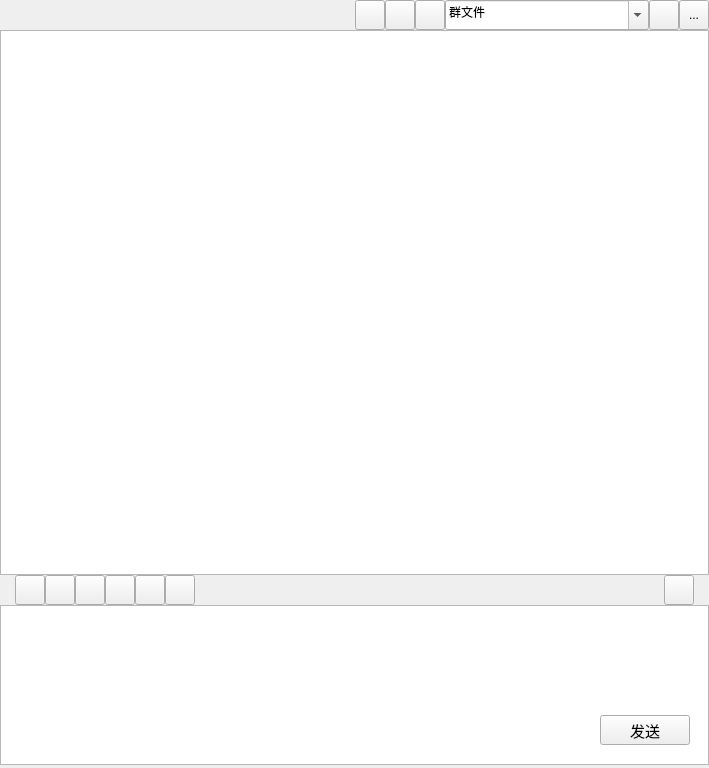
<?xml version="1.0" encoding="UTF-8"?>
<ui version="4.0">
 <class>MainWindow</class>
 <widget class="QMainWindow" name="MainWindow">
  <property name="geometry">
   <rect>
    <x>0</x>
    <y>0</y>
    <width>709</width>
    <height>768</height>
   </rect>
  </property>
  <property name="sizePolicy">
   <sizepolicy hsizetype="Expanding" vsizetype="Expanding">
    <horstretch>0</horstretch>
    <verstretch>0</verstretch>
   </sizepolicy>
  </property>
  <property name="minimumSize">
   <size>
    <width>0</width>
    <height>0</height>
   </size>
  </property>
  <property name="maximumSize">
   <size>
    <width>12121212</width>
    <height>16777215</height>
   </size>
  </property>
  <property name="windowTitle">
   <string>MainWindow</string>
  </property>
  <property name="toolTipDuration">
   <number>-5</number>
  </property>
  <property name="locale">
   <locale language="Chinese" country="China"/>
  </property>
  <widget class="QWidget" name="main_layout">
   <layout class="QVBoxLayout" name="verticalLayout" stretch="1,10,1,3">
    <property name="spacing">
     <number>0</number>
    </property>
    <property name="leftMargin">
     <number>0</number>
    </property>
    <property name="topMargin">
     <number>0</number>
    </property>
    <property name="rightMargin">
     <number>0</number>
    </property>
    <property name="bottomMargin">
     <number>0</number>
    </property>
    <item>
     <layout class="QHBoxLayout" name="horizontalLayout">
      <item>
       <widget class="QLabel" name="title_label">
        <property name="font">
         <font>
          <pointsize>16</pointsize>
          <bold>true</bold>
         </font>
        </property>
        <property name="text">
         <string/>
        </property>
       </widget>
      </item>
      <item>
       <layout class="QHBoxLayout" name="horizontalLayout_8">
        <property name="spacing">
         <number>0</number>
        </property>
        <item>
         <widget class="QPushButton" name="voice_call">
          <property name="minimumSize">
           <size>
            <width>30</width>
            <height>30</height>
           </size>
          </property>
          <property name="maximumSize">
           <size>
            <width>30</width>
            <height>30</height>
           </size>
          </property>
          <property name="text">
           <string/>
          </property>
          <property name="icon">
           <iconset>
            <normaloff>贴图/yuyintonghua.png</normaloff>贴图/yuyintonghua.png</iconset>
          </property>
          <property name="iconSize">
           <size>
            <width>30</width>
            <height>30</height>
           </size>
          </property>
         </widget>
        </item>
        <item>
         <widget class="QPushButton" name="video_call">
          <property name="minimumSize">
           <size>
            <width>30</width>
            <height>30</height>
           </size>
          </property>
          <property name="maximumSize">
           <size>
            <width>30</width>
            <height>30</height>
           </size>
          </property>
          <property name="text">
           <string/>
          </property>
          <property name="icon">
           <iconset>
            <normaloff>贴图/shipintonghua.png</normaloff>贴图/shipintonghua.png</iconset>
          </property>
          <property name="iconSize">
           <size>
            <width>30</width>
            <height>30</height>
           </size>
          </property>
         </widget>
        </item>
        <item>
         <widget class="QPushButton" name="screen_share">
          <property name="minimumSize">
           <size>
            <width>30</width>
            <height>30</height>
           </size>
          </property>
          <property name="maximumSize">
           <size>
            <width>30</width>
            <height>30</height>
           </size>
          </property>
          <property name="text">
           <string/>
          </property>
          <property name="icon">
           <iconset>
            <normaloff>贴图/pingmufebxiang.png</normaloff>贴图/pingmufebxiang.png</iconset>
          </property>
          <property name="iconSize">
           <size>
            <width>30</width>
            <height>30</height>
           </size>
          </property>
         </widget>
        </item>
        <item>
         <widget class="QComboBox" name="comboBox">
          <property name="minimumSize">
           <size>
            <width>30</width>
            <height>30</height>
           </size>
          </property>
          <property name="editable">
           <bool>true</bool>
          </property>
          <property name="currentText">
           <string>群文件</string>
          </property>
          <item>
           <property name="text">
            <string>群文件</string>
           </property>
          </item>
          <item>
           <property name="text">
            <string>群相册</string>
           </property>
          </item>
          <item>
           <property name="text">
            <string>群作业</string>
           </property>
          </item>
          <item>
           <property name="text">
            <string>群精华</string>
           </property>
          </item>
          <item>
           <property name="text">
            <string>群视频</string>
           </property>
          </item>
          <item>
           <property name="text">
            <string>群课堂</string>
           </property>
          </item>
         </widget>
        </item>
        <item>
         <widget class="QPushButton" name="invent">
          <property name="minimumSize">
           <size>
            <width>30</width>
            <height>30</height>
           </size>
          </property>
          <property name="maximumSize">
           <size>
            <width>30</width>
            <height>30</height>
           </size>
          </property>
          <property name="text">
           <string/>
          </property>
          <property name="icon">
           <iconset>
            <normaloff>贴图/yaoqing.png</normaloff>贴图/yaoqing.png</iconset>
          </property>
          <property name="iconSize">
           <size>
            <width>30</width>
            <height>30</height>
           </size>
          </property>
         </widget>
        </item>
        <item>
         <widget class="QToolButton" name="tool_button">
          <property name="minimumSize">
           <size>
            <width>30</width>
            <height>30</height>
           </size>
          </property>
          <property name="maximumSize">
           <size>
            <width>30</width>
            <height>30</height>
           </size>
          </property>
          <property name="text">
           <string>...</string>
          </property>
          <property name="icon">
           <iconset>
            <normaloff>贴图/gengduo.png</normaloff>贴图/gengduo.png</iconset>
          </property>
          <property name="iconSize">
           <size>
            <width>30</width>
            <height>30</height>
           </size>
          </property>
         </widget>
        </item>
       </layout>
      </item>
     </layout>
    </item>
    <item>
     <widget class="QTextEdit" name="output_textbox">
      <property name="font">
       <font>
        <pointsize>9</pointsize>
       </font>
      </property>
     </widget>
    </item>
    <item>
     <layout class="QHBoxLayout" name="horizontalLayout_10">
      <property name="spacing">
       <number>0</number>
      </property>
      <property name="leftMargin">
       <number>15</number>
      </property>
      <property name="rightMargin">
       <number>15</number>
      </property>
      <item>
       <widget class="QPushButton" name="pushButton_7">
        <property name="minimumSize">
         <size>
          <width>30</width>
          <height>30</height>
         </size>
        </property>
        <property name="maximumSize">
         <size>
          <width>30</width>
          <height>30</height>
         </size>
        </property>
        <property name="text">
         <string/>
        </property>
        <property name="icon">
         <iconset>
          <normaloff>贴图/biaoqing.png</normaloff>贴图/biaoqing.png</iconset>
        </property>
        <property name="iconSize">
         <size>
          <width>30</width>
          <height>30</height>
         </size>
        </property>
       </widget>
      </item>
      <item>
       <widget class="QPushButton" name="pushButton_8">
        <property name="minimumSize">
         <size>
          <width>30</width>
          <height>30</height>
         </size>
        </property>
        <property name="maximumSize">
         <size>
          <width>30</width>
          <height>30</height>
         </size>
        </property>
        <property name="text">
         <string/>
        </property>
        <property name="icon">
         <iconset>
          <normaloff>贴图/jianqie.png</normaloff>贴图/jianqie.png</iconset>
        </property>
        <property name="iconSize">
         <size>
          <width>30</width>
          <height>30</height>
         </size>
        </property>
       </widget>
      </item>
      <item>
       <widget class="QPushButton" name="pushButton_9">
        <property name="minimumSize">
         <size>
          <width>30</width>
          <height>30</height>
         </size>
        </property>
        <property name="maximumSize">
         <size>
          <width>30</width>
          <height>30</height>
         </size>
        </property>
        <property name="text">
         <string/>
        </property>
        <property name="icon">
         <iconset>
          <normaloff>贴图/wenjian1.png</normaloff>贴图/wenjian1.png</iconset>
        </property>
        <property name="iconSize">
         <size>
          <width>30</width>
          <height>30</height>
         </size>
        </property>
       </widget>
      </item>
      <item>
       <widget class="QPushButton" name="tupian">
        <property name="minimumSize">
         <size>
          <width>30</width>
          <height>30</height>
         </size>
        </property>
        <property name="maximumSize">
         <size>
          <width>30</width>
          <height>30</height>
         </size>
        </property>
        <property name="text">
         <string/>
        </property>
        <property name="icon">
         <iconset>
          <normaloff>贴图/tupian.png</normaloff>贴图/tupian.png</iconset>
        </property>
        <property name="iconSize">
         <size>
          <width>30</width>
          <height>30</height>
         </size>
        </property>
       </widget>
      </item>
      <item>
       <widget class="QPushButton" name="pushButton_11">
        <property name="minimumSize">
         <size>
          <width>30</width>
          <height>30</height>
         </size>
        </property>
        <property name="maximumSize">
         <size>
          <width>30</width>
          <height>30</height>
         </size>
        </property>
        <property name="text">
         <string/>
        </property>
        <property name="icon">
         <iconset>
          <normaloff>贴图/yuyin.png</normaloff>贴图/yuyin.png</iconset>
        </property>
        <property name="iconSize">
         <size>
          <width>30</width>
          <height>30</height>
         </size>
        </property>
       </widget>
      </item>
      <item>
       <widget class="QPushButton" name="pushButton_13">
        <property name="minimumSize">
         <size>
          <width>30</width>
          <height>30</height>
         </size>
        </property>
        <property name="maximumSize">
         <size>
          <width>30</width>
          <height>30</height>
         </size>
        </property>
        <property name="text">
         <string/>
        </property>
        <property name="icon">
         <iconset>
          <normaloff>贴图/hongbao.png</normaloff>贴图/hongbao.png</iconset>
        </property>
        <property name="iconSize">
         <size>
          <width>30</width>
          <height>30</height>
         </size>
        </property>
       </widget>
      </item>
      <item>
       <spacer name="horizontalSpacer_2">
        <property name="orientation">
         <enum>Qt::Orientation::Horizontal</enum>
        </property>
        <property name="sizeHint" stdset="0">
         <size>
          <width>30</width>
          <height>30</height>
         </size>
        </property>
       </spacer>
      </item>
      <item>
       <widget class="QPushButton" name="pushButton_14">
        <property name="minimumSize">
         <size>
          <width>30</width>
          <height>30</height>
         </size>
        </property>
        <property name="maximumSize">
         <size>
          <width>30</width>
          <height>30</height>
         </size>
        </property>
        <property name="text">
         <string/>
        </property>
        <property name="icon">
         <iconset>
          <normaloff>贴图/liaotianjilu.png</normaloff>贴图/liaotianjilu.png</iconset>
        </property>
        <property name="iconSize">
         <size>
          <width>30</width>
          <height>30</height>
         </size>
        </property>
       </widget>
      </item>
     </layout>
    </item>
    <item>
     <widget class="QWidget" name="widget" native="true">
      <property name="styleSheet">
       <string notr="true">QWidget{
	background:rgb(rgb(255, 255, 255))
}</string>
      </property>
      <widget class="QTextEdit" name="input_textbox">
       <property name="geometry">
        <rect>
         <x>0</x>
         <y>0</y>
         <width>709</width>
         <height>160</height>
        </rect>
       </property>
      </widget>
      <widget class="QPushButton" name="send_button">
       <property name="geometry">
        <rect>
         <x>600</x>
         <y>110</y>
         <width>90</width>
         <height>30</height>
        </rect>
       </property>
       <property name="font">
        <font>
         <pointsize>11</pointsize>
        </font>
       </property>
       <property name="text">
        <string>发送</string>
       </property>
      </widget>
     </widget>
    </item>
   </layout>
  </widget>
 </widget>
 <resources/>
 <connections/>
</ui>
